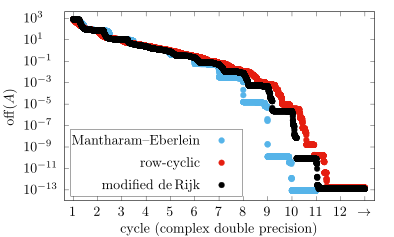

The script that saved this image:
# max 140 (W) x 195 (H) mm
set term cairolatex pdf standalone header "\\usepackage{amsmath,amsfonts}" color font ", 10" size 10cm,6cm
set output "z512-off.tex"
set key bottom left vertical spacing 1.5 box width 2 title "\\textsc{sorted} $\\mathop{\\mathrm{diag}}(A)$" offset 0,1
set logscale y

set xrange [-47000:1622793]
set xtics ("1" 1, "2" 130817, "3" 261633, "4" 392449, "5" 523265, "6" 654081, "7" 784897, "8" 915713, "9" 1046529, "10" 1177345, "11" 1308161, "12" 1438977, "$\\rightarrow$" 1569793)
set xlabel "cycle (complex double precision)"

set yrange [1e-14:4e3]
set ylabel "$\\mathop{\\mathrm{off}}(A)$"
set ytics ("$10^{-13}$" 1e-13, "$10^{-11}$" 1e-11, "$10^{-9\\hphantom{0}}$" 1e-9, "$10^{-7\\hphantom{0}}$" 1e-7, "$10^{-5\\hphantom{0}}$" 1e-5, "$10^{-3\\hphantom{0}}$" 1e-3, "$10^{-1\\hphantom{0}}$" 1e-1, "$10^{1\\hphantom{-0}}$" 1e1, "$10^{3\\hphantom{-0}}$" 1e3)

set datafile columnheaders
plot "z512-9.csv" using 1:3 with points title "Mantharam--Eberlein" pointtype 7 linetype 3 pointsize 0.6875, \
     "z512-1.csv" using 1:3 with points title "row-cyclic" pointtype 7 linetype 7 pointsize 0.6875, \
     "z512-7.csv" using 1:3 with points title "modified de\\,Rijk" pointtype 7 linetype -1 pointsize 0.6875
